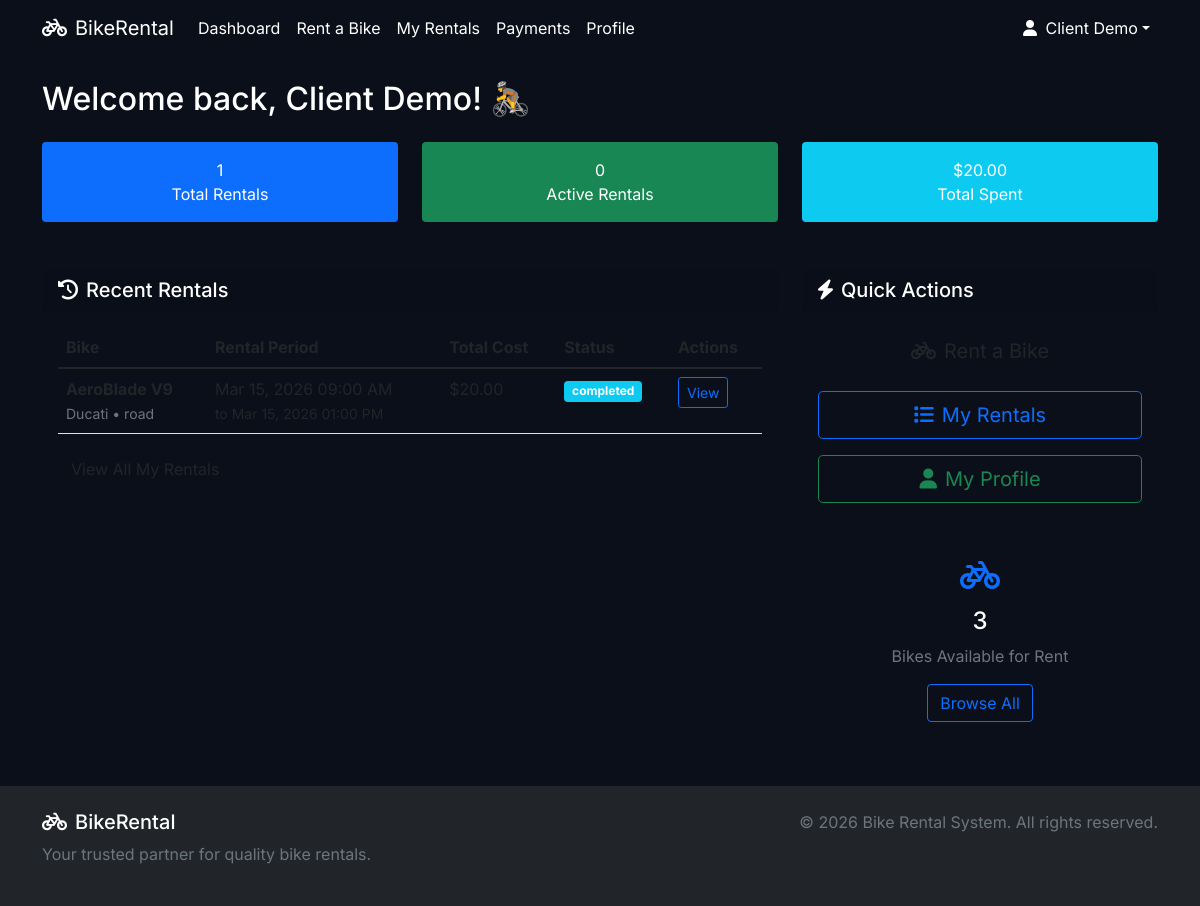
Before: /client/dashboard (signed in) with the older database file.
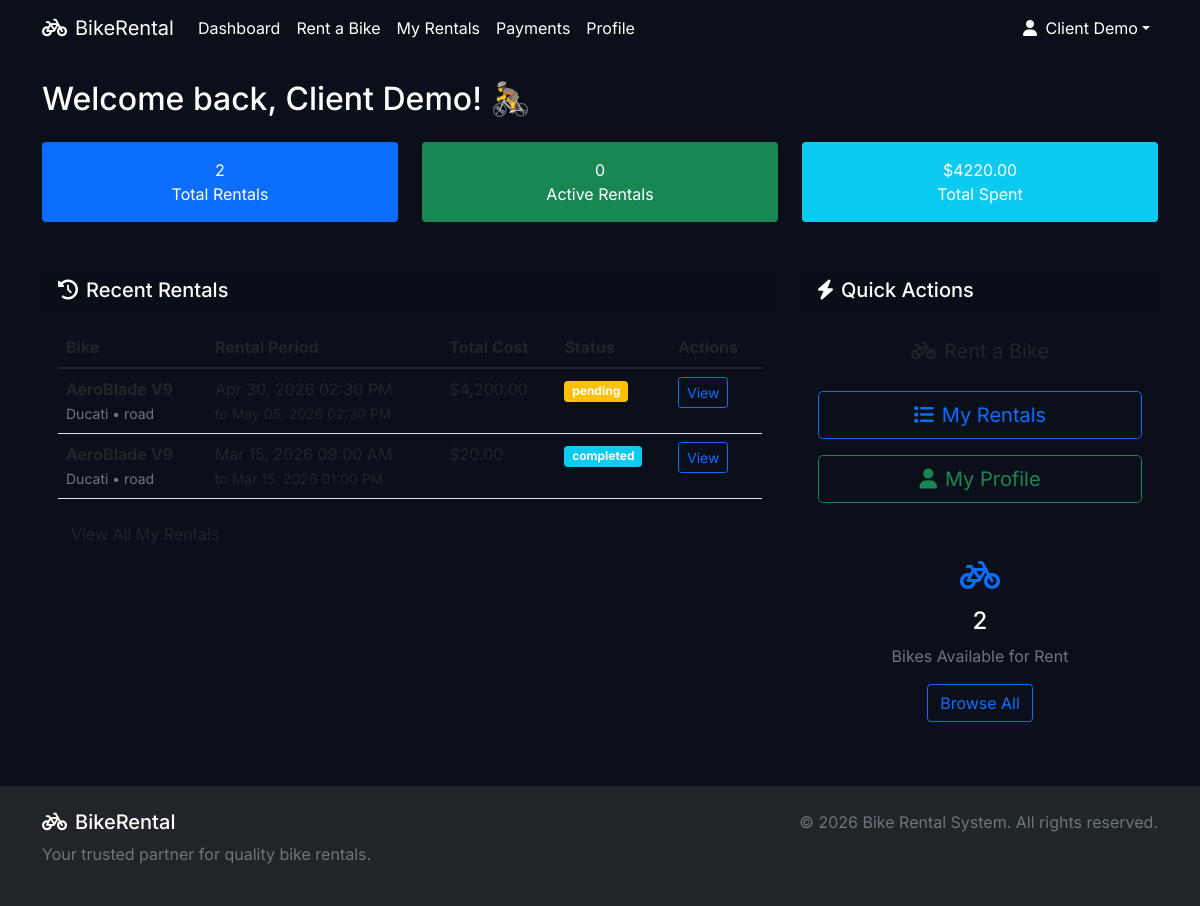
After: the same page with the newer database file.
### tables this page shows
CREATE TABLE rentals (
            rental_id INTEGER PRIMARY KEY AUTOINCREMENT,
            client_id INTEGER NOT NULL,
            bike_id INTEGER NOT NULL,
            rental_start TEXT NOT NULL,
            rental_end TEXT NOT NULL,
            total_hours INTEGER NOT NULL,
            total_cost REAL NOT NULL,
            status TEXT NOT NULL DEFAULT 'pending',
            payment_status TEXT NOT NULL DEFAULT 'pending',
            notes TEXT,
            created_at TEXT NOT NULL DEFAULT CURRENT_TIMESTAMP,
            updated_at TEXT NOT NULL DEFAULT CURRENT_TIMESTAMP,
            FOREIGN KEY (client_id) REFERENCES clients(client_id) ON DELETE CASCADE,
            FOREIGN KEY (bike_id) REFERENCES bikes(bike_id) ON DELETE RESTRICT
        );

CREATE TABLE bikes (
            bike_id INTEGER PRIMARY KEY AUTOINCREMENT,
            name TEXT NOT NULL,
            brand TEXT,
            model TEXT,
            type TEXT,
            bike_condition TEXT NOT NULL DEFAULT 'good',
            status TEXT NOT NULL DEFAULT 'available',
            price_per_hour REAL NOT NULL,
            image_path TEXT,
            description TEXT,
            quantity INTEGER NOT NULL DEFAULT 1,
            created_at TEXT NOT NULL DEFAULT CURRENT_TIMESTAMP,
            updated_at TEXT NOT NULL DEFAULT CURRENT_TIMESTAMP
        );

### app.py (the view)
@app.route("/client/dashboard")
@login_required("client")
def client_dashboard():
    client_id = session["user_id"]
    db = get_db()
    rentals_count = db.execute("SELECT COUNT(*) FROM rentals WHERE client_id = ?", (client_id,)).fetchone()[0]
    active_count = db.execute(
        "SELECT COUNT(*) FROM rentals WHERE client_id = ? AND status = 'active'", (client_id,)
    ).fetchone()[0]
    spent_amount = db.execute(
        "SELECT COALESCE(SUM(total_cost),0) FROM rentals WHERE client_id = ? AND payment_status = 'paid'",
        (client_id,),
    ).fetchone()[0]
    recent_rentals = db.execute(
        """
        SELECT r.*, b.name AS bike_name, b.brand, b.type
        FROM rentals r
        JOIN bikes b ON b.bike_id = r.bike_id
        WHERE r.client_id = ?
        ORDER BY r.created_at DESC
        LIMIT 5
        """,
        (client_id,),
    ).fetchall()
    available_bikes = db.execute("SELECT COUNT(*) FROM bikes WHERE status = 'available'").fetchone()[0]
    return render_template(
        "client/dashboard.html",
        rentals_count=rentals_count,
        active_count=active_count,
        spent_amount=spent_amount,
        recent_rentals=recent_rentals,
        available_bikes=available_bikes,
    )

### app.py (called while the page is built)
def get_db() -> sqlite3.Connection:
    if "db" not in g:
        conn = sqlite3.connect(DB_PATH)
        conn.row_factory = sqlite3.Row
        conn.execute("PRAGMA foreign_keys = ON")
        g.db = conn
    return g.db

def login_required(role: str | None = None):
    def decorator(func):
        @wraps(func)
        def wrapper(*args, **kwargs):
            if not session.get("user_id") or not session.get("user_type"):
                return redirect(url_for("login"))
            if role and session.get("user_type") != role:
                abort(403)
            return func(*args, **kwargs)
        return wrapper
    return decorator

def format_currency(amount: float | int | None) -> str:
    value = amount or 0
    return f"${value:,.2f}"

def format_datetime(dt_str: str | None) -> str:
    if not dt_str:
        return "N/A"
    try:
        parsed = datetime.fromisoformat(dt_str.replace(" ", "T"))
    except ValueError:
        return dt_str
    return parsed.strftime("%b %d, %Y %I:%M %p")

### templates/client/dashboard.html (shortened to what the changed rows need)
{% extends 'base.html' %}
{% block content %}
<div class="container mt-4"><div class="row"><div class="col-12"><h2 class="mb-4">Welcome back, {{ session['full_name'] }}! 🚴</h2></div></div>
<div class="row g-4 mb-5"><div class="col-md-4"><div class="card stat-card text-white bg-primary"><div class="card-body text-center"><div class="stat-number">{{ rentals_count }}</div><div>Total Rentals</div></div></div></div><div class="col-md-4"><div class="card stat-card text-white bg-info"><div class="card-body text-center"><div class="stat-number">${{ '%.2f'|format(spent_amount) }}</div><div>Total Spent</div></div></div></div></div>
<div class="row"><div class="col-lg-8"><div class="card"><div class="card-header"><h5 class="card-title mb-0"><i class="fas fa-history me-2"></i>Recent Rentals</h5></div><div class="card-body">{% if recent_rentals %}<div class="table-responsive"><table class="table table-hover"><thead><tr><th>Bike</th><th>Rental Period</th><th>Total Cost</th><th>Status</th><th>Actions</th></tr></thead><tbody>{% for rental in recent_rentals %}<tr><td><strong>{{ rental.bike_name }}</strong><br><small class="text-muted">{{ rental.brand }} • {{ rental.type }}</small></td><td>{{ format_datetime(rental.rental_start) }}<br><small>to {{ format_datetime(rental.rental_end) }}</small></td><td>{{ format_currency(rental.total_cost) }}</td><td><span class="badge {{ badge_class(rental.status) }}">{{ rental.status }}</span></td><td><a href="{{ url_for('client_rental_view', rental_id=rental.rental_id) }}" class="btn btn-sm btn-outline-primary">View</a></td></tr>{% endfor %}</tbody></table></div><a href="{{ url_for('client_rentals') }}" class="btn btn-gradient">View All My Rentals</a>{% else %}<div class="text-center py-4"><i class="fas fa-bicycle fa-3x text-muted mb-3"></i><h5>No Rentals Yet</h5><p class="text-muted">You haven't rented any bikes yet. Start your first adventure!</p><a href="{{ url_for('client_bikes') }}" class="btn btn-gradient">Rent Your First Bike</a></div>{% endif %}</div></div></div>
<div class="col-lg-4"><div class="card mt-4"><div class="card-body text-center"><i class="fas fa-bicycle fa-2x text-primary mb-3"></i><h4>{{ available_bikes }}</h4><p class="text-muted">Bikes Available for Rent</p><a href="{{ url_for('client_bikes') }}" class="btn btn-outline-primary">Browse All</a></div></div></div></div>
</div>
{% endblock %}

Changed rows visible on the page:
added rentals: bike_name "AeroBlade V9", brand "Ducati", type "road", rental_start "Apr 30, 2026 02:30 PM", rental_end "May 05, 2026 02:30 PM", total_cost "$4,200.00", status "pending"
Other visible differences:
{{ rentals_count }}: "1" → "2"
{{ '%.2f'|format(spent_amount) }}: "20.00" → "4220.00"
{{ available_bikes }}: "3" → "2"
